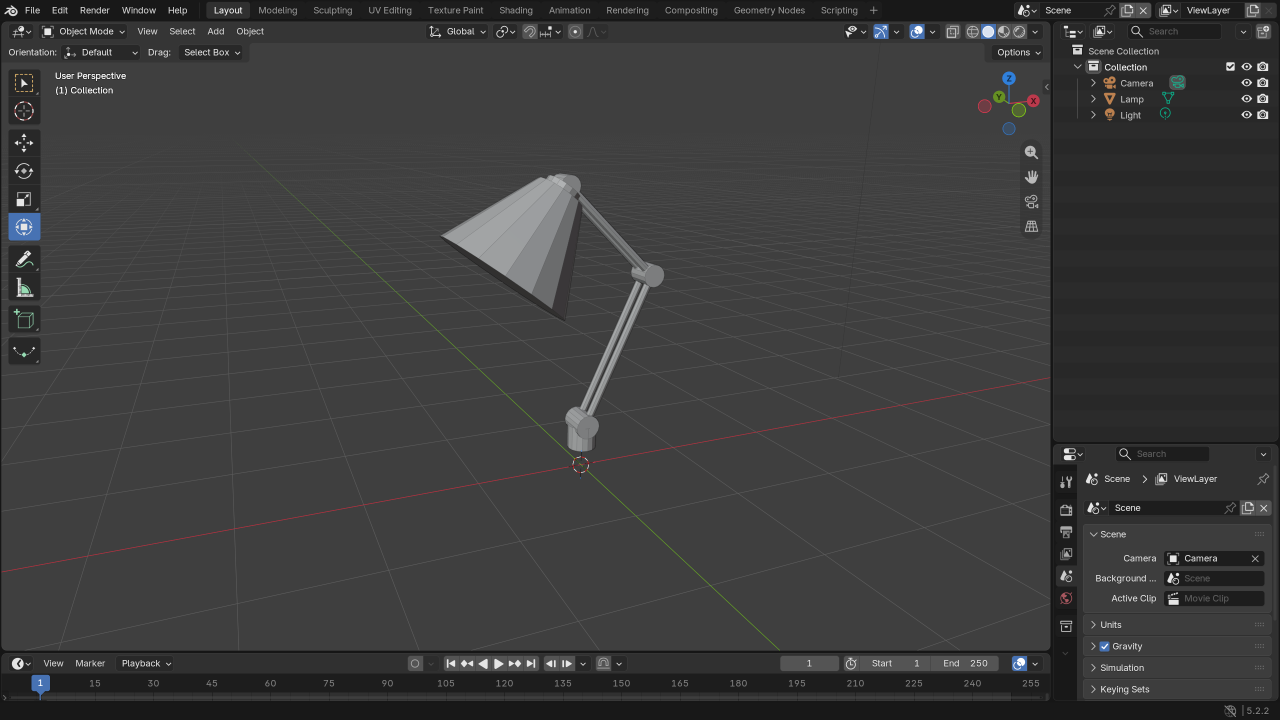
#> input picture ui_caps/C0.png, 2560 x 1440 px, found by its file name (shown at 1/2 size)
$ python screen2d.py ../ui_caps/C0.png
#> lines starting #> are read from the running program, lines starting #| are printed output that depends on the picture
#!/usr/bin/env python3
"""2D 'screen recording' segment: real Blender UI captures + Bataa 2D course panel + 2D pet + cursor.
Composites at 2560x1440 (native capture), writes 1920x1080 frames.

python3 screen2d.py            -> screen_frames/s_0000..0209.png + screen_start.png / screen_after.png
python3 screen2d.py 0 60 130   -> only those frames (review)
"""
import json, math, os, sys
import numpy as np
from PIL import Image, ImageDraw, ImageFilter, ImageFont

ROOT = "/home/yousefmsm1/Desktop/blender/bataa_ad"
CAP, OUT = f"{ROOT}/ui_caps", f"{ROOT}/screen_frames"
os.makedirs(OUT, exist_ok=True)
N = 210
W, H = 2560, 1440

ORANGE = (255, 106, 19); ORANGE_D = (240, 84, 0)
INK = (34, 30, 28); MUTED = (125, 115, 108); CREAM = (255, 249, 243); LINE = (240, 226, 212)

C0 = Image.open(f"{CAP}/C0.png").convert("RGBA")
C4 = Image.open(f"{CAP}/C4.png").convert("RGBA")
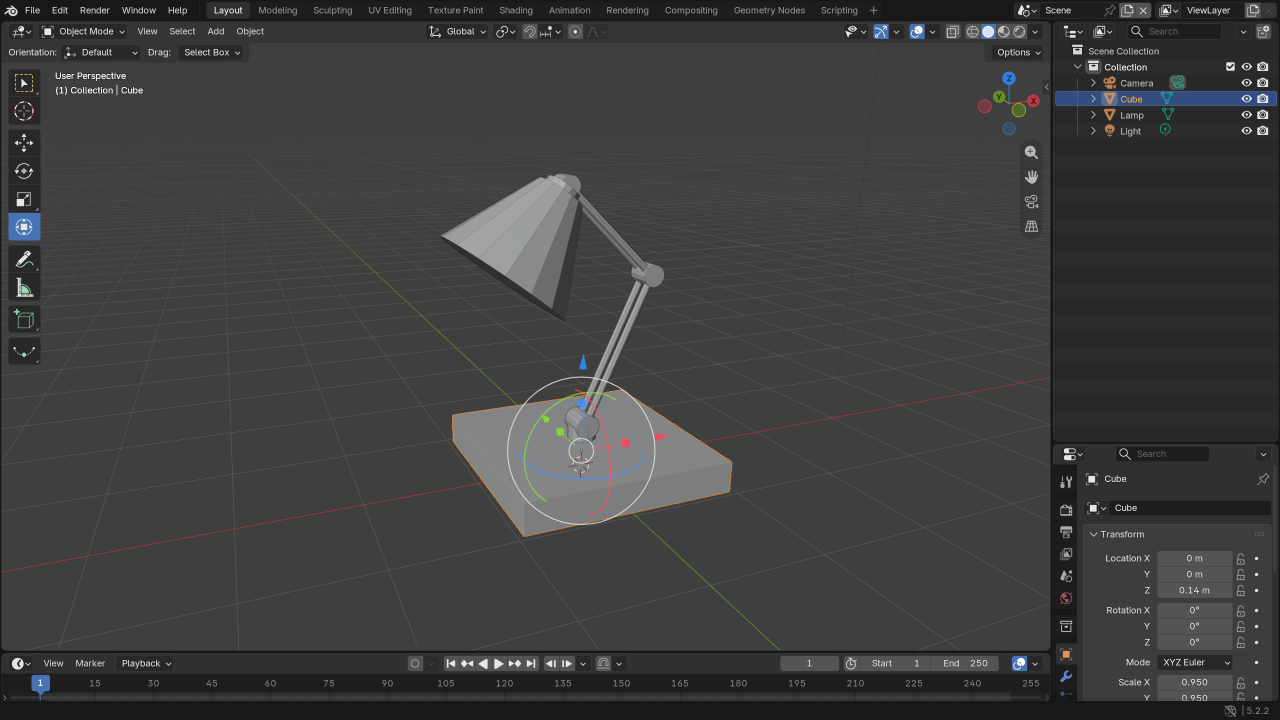
#> input picture ui_caps/C4.png, 2560 x 1440 px, found by its file name (shown at 1/2 size)
ADD = Image.open(f"{CAP}/add_menu.png"); SUB = Image.open(f"{CAP}/mesh_sub.png")
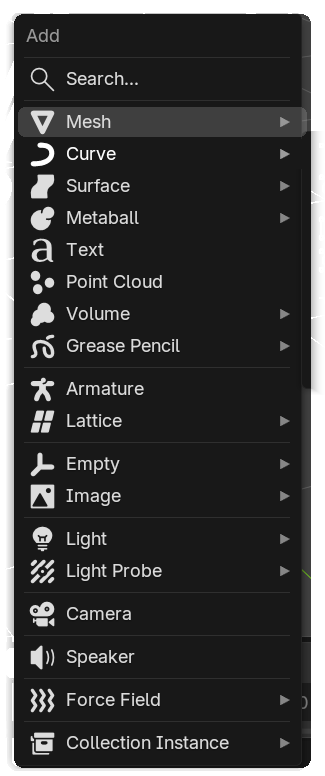
#> input picture ui_caps/add_menu.png, 325 x 776 px, found by its file name
#> further down, ADD is the input picture: PIL image 325x776 RGBA; mean R, G, B, A 32.4, 32.4, 32.4, 227.4
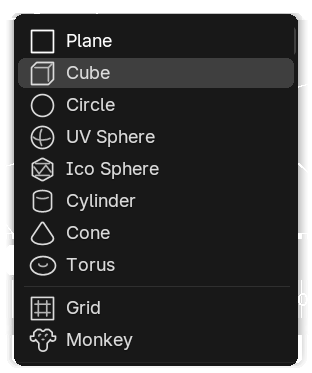
#> input picture ui_caps/mesh_sub.png, 312 x 373 px, found by its file name
#> further down, SUB is the input picture: PIL image 312x373 RGBA; mean R, G, B, A 30.1, 30.1, 30.1, 220.4
#> (the run stopped early here; a loop or call above may not have finished)
